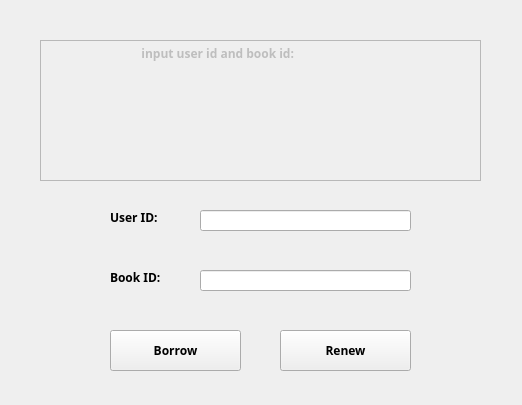
<?xml version="1.0" encoding="UTF-8"?>
<ui version="4.0">
 <class>Borrow</class>
 <widget class="QWidget" name="Borrow">
  <property name="geometry">
   <rect>
    <x>0</x>
    <y>0</y>
    <width>522</width>
    <height>405</height>
   </rect>
  </property>
  <property name="windowTitle">
   <string>Form</string>
  </property>
  <widget class="QLineEdit" name="user_id">
   <property name="geometry">
    <rect>
     <x>200</x>
     <y>210</y>
     <width>211</width>
     <height>21</height>
    </rect>
   </property>
  </widget>
  <widget class="QLineEdit" name="book_id">
   <property name="geometry">
    <rect>
     <x>200</x>
     <y>270</y>
     <width>211</width>
     <height>21</height>
    </rect>
   </property>
  </widget>
  <widget class="QPushButton" name="borrow_btn">
   <property name="geometry">
    <rect>
     <x>110</x>
     <y>330</y>
     <width>131</width>
     <height>41</height>
    </rect>
   </property>
   <property name="font">
    <font>
     <family>Berlin Sans FB Demi</family>
     <weight>75</weight>
     <bold>true</bold>
    </font>
   </property>
   <property name="text">
    <string>Borrow</string>
   </property>
  </widget>
  <widget class="QLabel" name="label">
   <property name="geometry">
    <rect>
     <x>110</x>
     <y>210</y>
     <width>72</width>
     <height>15</height>
    </rect>
   </property>
   <property name="font">
    <font>
     <family>Berlin Sans FB Demi</family>
     <weight>75</weight>
     <bold>true</bold>
    </font>
   </property>
   <property name="text">
    <string>User ID:</string>
   </property>
  </widget>
  <widget class="QLabel" name="label_2">
   <property name="geometry">
    <rect>
     <x>110</x>
     <y>270</y>
     <width>72</width>
     <height>15</height>
    </rect>
   </property>
   <property name="font">
    <font>
     <family>Berlin Sans FB Demi</family>
     <weight>75</weight>
     <bold>true</bold>
    </font>
   </property>
   <property name="text">
    <string>Book ID:</string>
   </property>
  </widget>
  <widget class="QPlainTextEdit" name="MessageBox">
   <property name="enabled">
    <bool>false</bool>
   </property>
   <property name="geometry">
    <rect>
     <x>40</x>
     <y>40</y>
     <width>441</width>
     <height>141</height>
    </rect>
   </property>
   <property name="font">
    <font>
     <family>Berlin Sans FB Demi</family>
     <weight>75</weight>
     <bold>true</bold>
    </font>
   </property>
   <property name="plainText">
    <string>                               input user id and book id:</string>
   </property>
  </widget>
  <widget class="QPushButton" name="renew_btn">
   <property name="geometry">
    <rect>
     <x>280</x>
     <y>330</y>
     <width>131</width>
     <height>41</height>
    </rect>
   </property>
   <property name="font">
    <font>
     <family>Berlin Sans FB Demi</family>
     <weight>75</weight>
     <bold>true</bold>
    </font>
   </property>
   <property name="text">
    <string>Renew</string>
   </property>
  </widget>
 </widget>
 <resources/>
 <connections>
  <connection>
   <sender>borrow_btn</sender>
   <signal>clicked()</signal>
   <receiver>Borrow</receiver>
   <slot>borrow()</slot>
   <hints>
    <hint type="sourcelabel">
     <x>262</x>
     <y>330</y>
    </hint>
    <hint type="destinationlabel">
     <x>426</x>
     <y>349</y>
    </hint>
   </hints>
  </connection>
  <connection>
   <sender>renew_btn</sender>
   <signal>clicked()</signal>
   <receiver>Borrow</receiver>
   <slot>renew()</slot>
   <hints>
    <hint type="sourcelabel">
     <x>369</x>
     <y>345</y>
    </hint>
    <hint type="destinationlabel">
     <x>469</x>
     <y>303</y>
    </hint>
   </hints>
  </connection>
 </connections>
 <slots>
  <slot>borrow()</slot>
  <slot>renew()</slot>
 </slots>
</ui>
